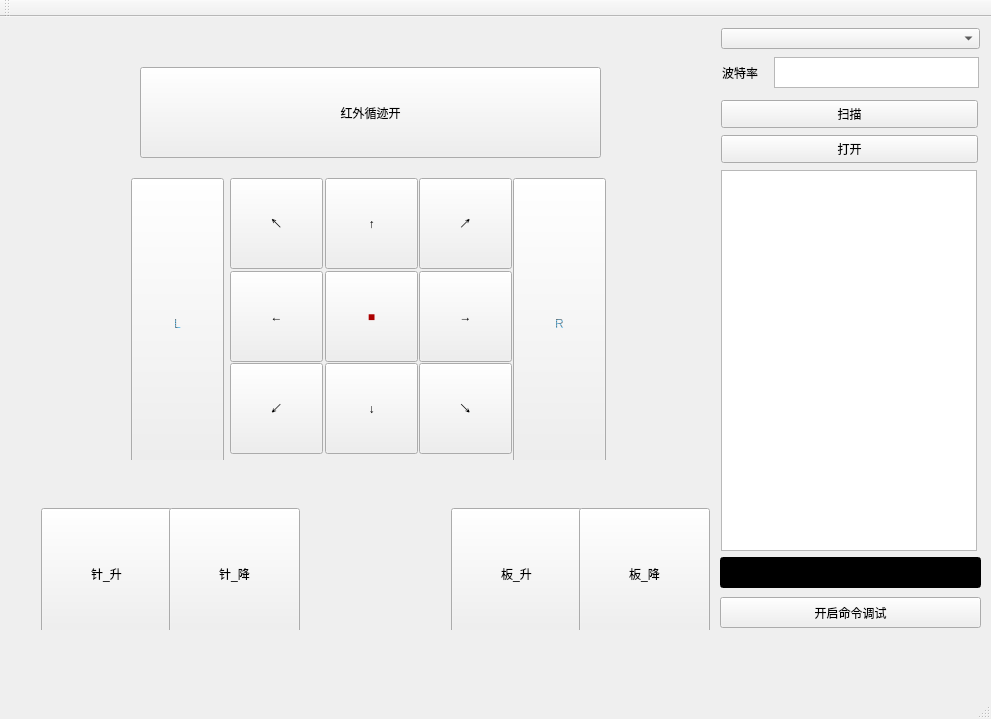
<?xml version="1.0" encoding="UTF-8"?>
<ui version="4.0">
 <class>MainWindow</class>
 <widget class="QMainWindow" name="MainWindow">
  <property name="geometry">
   <rect>
    <x>0</x>
    <y>0</y>
    <width>991</width>
    <height>719</height>
   </rect>
  </property>
  <property name="windowTitle">
   <string>MainWindow</string>
  </property>
  <widget class="QWidget" name="centralWidget">
   <widget class="QPushButton" name="pushButton_redroad">
    <property name="geometry">
     <rect>
      <x>140</x>
      <y>50</y>
      <width>461</width>
      <height>91</height>
     </rect>
    </property>
    <property name="text">
     <string>红外循迹开</string>
    </property>
   </widget>
   <widget class="QPushButton" name="pushButton_debug_on">
    <property name="geometry">
     <rect>
      <x>720</x>
      <y>580</y>
      <width>261</width>
      <height>31</height>
     </rect>
    </property>
    <property name="text">
     <string>开启命令调试</string>
    </property>
   </widget>
   <widget class="QLineEdit" name="lineEdit_debug">
    <property name="geometry">
     <rect>
      <x>720</x>
      <y>540</y>
      <width>261</width>
      <height>31</height>
     </rect>
    </property>
    <property name="styleSheet">
     <string notr="true">color: rgb(0, 255, 0);
background-color: rgb(0, 0, 0);</string>
    </property>
   </widget>
   <widget class="QWidget" name="layoutWidget">
    <property name="geometry">
     <rect>
      <x>120</x>
      <y>150</y>
      <width>497</width>
      <height>293</height>
     </rect>
    </property>
    <layout class="QHBoxLayout" name="horizontalLayout_2">
     <item>
      <widget class="QPushButton" name="pushButton_lround">
       <property name="minimumSize">
        <size>
         <width>93</width>
         <height>291</height>
        </size>
       </property>
       <property name="styleSheet">
        <string notr="true">font: 36pt &quot;3ds&quot;;
color: qradialgradient(spread:repeat, cx:0.5, cy:0.5, radius:0.077, fx:0.5, fy:0.5, stop:0 rgba(0, 169, 255, 147), stop:0.497326 rgba(0, 0, 0, 147), stop:1 rgba(0, 169, 255, 147));</string>
       </property>
       <property name="text">
        <string>L</string>
       </property>
      </widget>
     </item>
     <item>
      <layout class="QGridLayout" name="gridLayout">
       <item row="0" column="0">
        <widget class="QPushButton" name="pushButton_lu">
         <property name="minimumSize">
          <size>
           <width>93</width>
           <height>91</height>
          </size>
         </property>
         <property name="styleSheet">
          <string notr="true">font: 36pt &quot;3ds&quot;;</string>
         </property>
         <property name="text">
          <string>↖</string>
         </property>
        </widget>
       </item>
       <item row="0" column="1">
        <widget class="QPushButton" name="pushButton_u">
         <property name="minimumSize">
          <size>
           <width>93</width>
           <height>91</height>
          </size>
         </property>
         <property name="styleSheet">
          <string notr="true">font: 36pt &quot;3ds&quot;;</string>
         </property>
         <property name="text">
          <string>↑</string>
         </property>
        </widget>
       </item>
       <item row="0" column="2">
        <widget class="QPushButton" name="pushButton_ru">
         <property name="minimumSize">
          <size>
           <width>93</width>
           <height>91</height>
          </size>
         </property>
         <property name="styleSheet">
          <string notr="true">font: 36pt &quot;3ds&quot;;</string>
         </property>
         <property name="text">
          <string>↗</string>
         </property>
        </widget>
       </item>
       <item row="1" column="0">
        <widget class="QPushButton" name="pushButton_l">
         <property name="minimumSize">
          <size>
           <width>93</width>
           <height>91</height>
          </size>
         </property>
         <property name="styleSheet">
          <string notr="true">font: 36pt &quot;3ds&quot;;</string>
         </property>
         <property name="text">
          <string>←</string>
         </property>
        </widget>
       </item>
       <item row="1" column="1">
        <widget class="QPushButton" name="pushButton_stop">
         <property name="minimumSize">
          <size>
           <width>93</width>
           <height>91</height>
          </size>
         </property>
         <property name="styleSheet">
          <string notr="true">font: 36pt &quot;3ds&quot;;
color: rgb(172, 0, 0);</string>
         </property>
         <property name="text">
          <string>■</string>
         </property>
         <property name="shortcut">
          <string>Space</string>
         </property>
        </widget>
       </item>
       <item row="1" column="2">
        <widget class="QPushButton" name="pushButton_right">
         <property name="minimumSize">
          <size>
           <width>93</width>
           <height>91</height>
          </size>
         </property>
         <property name="styleSheet">
          <string notr="true">font: 36pt &quot;3ds&quot;;</string>
         </property>
         <property name="text">
          <string>→</string>
         </property>
        </widget>
       </item>
       <item row="2" column="0">
        <widget class="QPushButton" name="pushButton_ld">
         <property name="minimumSize">
          <size>
           <width>93</width>
           <height>91</height>
          </size>
         </property>
         <property name="styleSheet">
          <string notr="true">font: 36pt &quot;3ds&quot;;</string>
         </property>
         <property name="text">
          <string>↙</string>
         </property>
        </widget>
       </item>
       <item row="2" column="1">
        <widget class="QPushButton" name="pushButton_d">
         <property name="minimumSize">
          <size>
           <width>93</width>
           <height>91</height>
          </size>
         </property>
         <property name="styleSheet">
          <string notr="true">font: 36pt &quot;3ds&quot;;</string>
         </property>
         <property name="text">
          <string>↓</string>
         </property>
        </widget>
       </item>
       <item row="2" column="2">
        <widget class="QPushButton" name="pushButton_rd">
         <property name="minimumSize">
          <size>
           <width>93</width>
           <height>91</height>
          </size>
         </property>
         <property name="styleSheet">
          <string notr="true">font: 36pt &quot;3ds&quot;;</string>
         </property>
         <property name="text">
          <string>↘</string>
         </property>
        </widget>
       </item>
      </layout>
     </item>
     <item>
      <widget class="QPushButton" name="pushButton_rround">
       <property name="minimumSize">
        <size>
         <width>93</width>
         <height>291</height>
        </size>
       </property>
       <property name="styleSheet">
        <string notr="true">font: 36pt &quot;3ds&quot;;
color: qradialgradient(spread:repeat, cx:0.5, cy:0.5, radius:0.077, fx:0.5, fy:0.5, stop:0 rgba(0, 169, 255, 147), stop:0.497326 rgba(0, 0, 0, 147), stop:1 rgba(0, 169, 255, 147));</string>
       </property>
       <property name="text">
        <string>R</string>
       </property>
      </widget>
     </item>
    </layout>
   </widget>
   <widget class="QWidget" name="layoutWidget">
    <property name="geometry">
     <rect>
      <x>440</x>
      <y>480</y>
      <width>271</width>
      <height>133</height>
     </rect>
    </property>
    <layout class="QHBoxLayout" name="horizontalLayout_3">
     <item>
      <widget class="QPushButton" name="pushButton_board_1">
       <property name="minimumSize">
        <size>
         <width>131</width>
         <height>131</height>
        </size>
       </property>
       <property name="text">
        <string>板_升</string>
       </property>
      </widget>
     </item>
     <item>
      <widget class="QPushButton" name="pushButton_board_2">
       <property name="minimumSize">
        <size>
         <width>131</width>
         <height>131</height>
        </size>
       </property>
       <property name="text">
        <string>板_降</string>
       </property>
      </widget>
     </item>
    </layout>
   </widget>
   <widget class="QWidget" name="layoutWidget">
    <property name="geometry">
     <rect>
      <x>30</x>
      <y>480</y>
      <width>271</width>
      <height>133</height>
     </rect>
    </property>
    <layout class="QHBoxLayout" name="horizontalLayout_4">
     <item>
      <widget class="QPushButton" name="pushButton_pin_1">
       <property name="minimumSize">
        <size>
         <width>131</width>
         <height>131</height>
        </size>
       </property>
       <property name="text">
        <string>针_升</string>
       </property>
      </widget>
     </item>
     <item>
      <widget class="QPushButton" name="pushButton_pin_2">
       <property name="minimumSize">
        <size>
         <width>131</width>
         <height>131</height>
        </size>
       </property>
       <property name="text">
        <string>针_降</string>
       </property>
      </widget>
     </item>
    </layout>
   </widget>
   <widget class="QPushButton" name="pushButton_scan">
    <property name="geometry">
     <rect>
      <x>721</x>
      <y>83</y>
      <width>257</width>
      <height>28</height>
     </rect>
    </property>
    <property name="minimumSize">
     <size>
      <width>257</width>
      <height>28</height>
     </size>
    </property>
    <property name="text">
     <string>扫描</string>
    </property>
   </widget>
   <widget class="QTextEdit" name="textEdit_read">
    <property name="geometry">
     <rect>
      <x>721</x>
      <y>153</y>
      <width>256</width>
      <height>381</height>
     </rect>
    </property>
   </widget>
   <widget class="QPushButton" name="pushButton_open">
    <property name="geometry">
     <rect>
      <x>721</x>
      <y>118</y>
      <width>257</width>
      <height>28</height>
     </rect>
    </property>
    <property name="minimumSize">
     <size>
      <width>257</width>
      <height>28</height>
     </size>
    </property>
    <property name="text">
     <string>打开</string>
    </property>
   </widget>
   <widget class="QComboBox" name="comboBox_com">
    <property name="geometry">
     <rect>
      <x>721</x>
      <y>11</y>
      <width>259</width>
      <height>21</height>
     </rect>
    </property>
    <property name="minimumSize">
     <size>
      <width>259</width>
      <height>21</height>
     </size>
    </property>
   </widget>
   <widget class="QLabel" name="label">
    <property name="geometry">
     <rect>
      <x>722</x>
      <y>40</y>
      <width>45</width>
      <height>31</height>
     </rect>
    </property>
    <property name="text">
     <string>波特率</string>
    </property>
   </widget>
   <widget class="QTextEdit" name="textEdit_baud">
    <property name="geometry">
     <rect>
      <x>774</x>
      <y>40</y>
      <width>205</width>
      <height>31</height>
     </rect>
    </property>
    <property name="maximumSize">
     <size>
      <width>205</width>
      <height>31</height>
     </size>
    </property>
   </widget>
  </widget>
  <widget class="QMenuBar" name="menuBar">
   <property name="geometry">
    <rect>
     <x>0</x>
     <y>0</y>
     <width>991</width>
     <height>26</height>
    </rect>
   </property>
  </widget>
  <widget class="QToolBar" name="mainToolBar">
   <attribute name="toolBarArea">
    <enum>TopToolBarArea</enum>
   </attribute>
   <attribute name="toolBarBreak">
    <bool>false</bool>
   </attribute>
  </widget>
  <widget class="QStatusBar" name="statusBar"/>
 </widget>
 <layoutdefault spacing="6" margin="11"/>
 <resources/>
 <connections/>
</ui>
